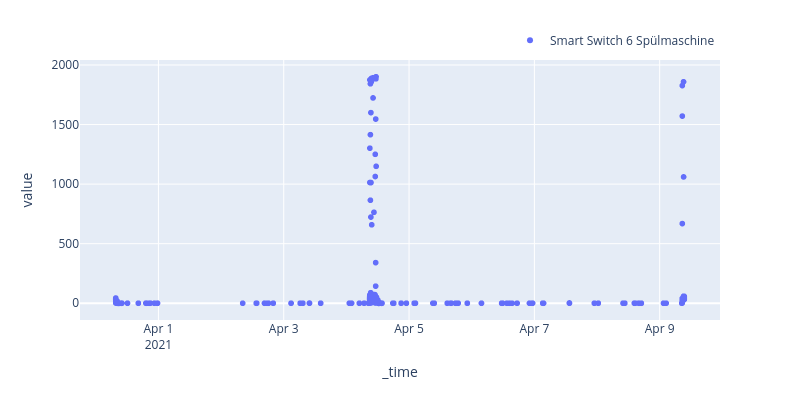

Source (notebook cell):
### Code cell
plot_interval = new[4000:6000]
fig = px.scatter(plot_interval)
fig.update_layout(height=400)
fig.update_layout(width=800)
fig.update_layout(legend=dict(
    title=None,
    orientation="h",
    yanchor="bottom",
    y=1.02,
    xanchor="right",
    x=1
))
fig.show()

### Figure 1 — Plotly figure (JSON) as saved in the notebook; plotly's stock layout.template omitted (floating-point values rounded to 4 significant figures; data arrays with more than 128 entries replaced by an {"elided": "..."} marker saying what was removed)
{"data": [{"hovertemplate": "variable=Smart Switch 6 Spülmaschine<br>_time=%{x}<br>value=%{y}<extra></extra>", "legendgroup": "Smart Switch 6 Spülmaschine", "marker": {"color": "#636efa", "symbol": "circle"}, "mode": "markers", "name": "Smart Switch 6 Spülmaschine", "showlegend": true, "type": "scattergl", "x": {"elided": "2000 str values"}, "xaxis": "x", "y": {"elided": "2000 float values"}, "yaxis": "y"}], "layout": {"height": 400, "legend": {"orientation": "h", "title": {}, "tracegroupgap": 0, "x": 1, "xanchor": "right", "y": 1.02, "yanchor": "bottom"}, "margin": {"t": 60}, "width": 800, "xaxis": {"anchor": "y", "domain": [0, 1], "title": {"text": "_time"}}, "yaxis": {"anchor": "x", "domain": [0, 1], "title": {"text": "value"}}}}
